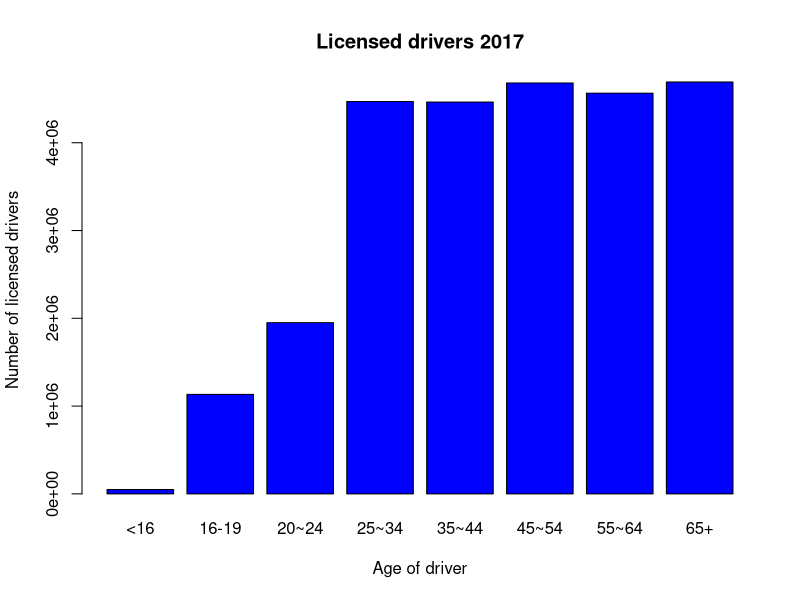

Write the R code that produced this figure. (Note: this script raises an error after producing the figure.)
# Create models
# analysis-template/model/

# Use this file for generating models from your tidied data
#Dirver age & gender distribution 2017
#Number of Licenced Drivers by Gender and by Age 2017, 
#data was obtained from the following link: 
#https://www.tc.gc.ca/eng/motorvehiclesafety/canadian-motor-vehicle-traffic-collision-statistics-2017.html
Male_driver <- c(26489L,588792L,1014217L,2279447L,2254865L,2393092L,2339975L,2471717L)
Female_driver <-  c(23153L,544804L,936415L,2190249L,2208617L,2287732L,2224636L,2220191L)
driver_2017 <- data.frame(Male_driver,Female_driver)
age_grp <- c("<16","16-19","20~24","25~34","35~44","45~54","55~64","65+")
rownames(driver_2017) <- age_grp
barplot(height = (Male_driver+Female_driver),names.arg = age_grp,xlab = "Age of driver", ylab ="Number of licensed drivers", col="blue",main = "Licensed drivers 2017")

ncdb$P_AGE=as.numeric((as.character(ncdb$P_AGE)))  #convert to numeric
Driver_AGE=ncdb$P_AGE[ncdb$P_PSN=="11"&ncdb$C_YEAR==2017]  #Retrieve only driver age (seat position= '11')

#Driver_AGE_count <- table(Driver_AGE)
#creat bin for age groups
breaks <- c(0,16,20,25,35,45,55,65,100)
tags <- c("[0~5)","[5~10)","[10~15)","[15~20)","[20~25)","[25~30)","[30~35)","[35~40)","[40~45)","[45~50)","[50~55)","[55~60)","[60~65)","[65~70)","[70~75)","[75~80)","[80~85)","[85~90)","[90~95)","[95~100)")
group_tags <- cut(Driver_AGE,breaks = breaks,include.lowest = TRUE,right=FALSE,labels = age_grp)
Driver_AGE_count <- table(group_tags)
barplot(Driver_AGE_count,xlab = "Age of driver", ylab ="Number of collision records", col="blue", main = "Collision records by age group 2017")

#Driver gender distribution
Male_driver_2017 <- sum(Male_driver)
Female_driver_2017 <- sum(Female_driver)
pct <- round(c(Male_driver_2017,Female_driver_2017)/(Male_driver_2017+Female_driver_2017)*100)
lbls <- paste(c("Male","Female"),pct,"%")
pie3D(pct,labels=lbls,explode=0.1,main="Driver license holders by gender 2017",start =15,col = c("red","green"))


Driver_sex <- ncdb$P_SEX[ncdb$P_PSN=="11" & ncdb$C_YEAR==2017]
Sex_count <- table(Driver_sex)
pct <- round(Sex_count/sum(Sex_count)*100)
lbls <- paste(c("Female","Male","N/A","Unknown"),pct,"%")
#pie(Sex_count, labels=lbls[c(1,2,4)],init.angle = 90,col=rainbow(length(lbls)))
pie3D(Sex_count,labels=lbls,explode=0.1,main="Gender distribtion of collisions 2017",col = c("green","red","yellow","purple"))

#Collision hour distribution
class(ncdb$C_HOUR)
ncdb$C_HOUR=as.numeric(as.character(ncdb$C_HOUR))
hourcount <- table(ncdb$C_HOUR[ncdb$P_PSN=="11"| ncdb$P_PSN == "UU" | ncdb$P_PSN == "NN" ])
barplot(hourcount,xlab = "Hour of the day", ylab ="Number of records", col="blue")

#Age of car involved in collision
ncdb$V_YEAR=as.numeric(as.character(ncdb$V_YEAR))
Age_of_Car <-  ncdb$C_YEAR - ncdb$V_YEAR
Age_of_Car_count <- table(Age_of_Car[ncdb$P_PSN=="11"| ncdb$P_PSN == "UU" | ncdb$P_PSN == "NN" ])
barplot(Age_of_Car_count[0:20],xlab = "Age of Car",ylab = "Number of records", col="blue")

#Collision Serverity
unique(ncdb$P_ISEV)
SEV_count <- table(ncdb$P_ISEV[ncdb$P_PSN=="11"| ncdb$P_PSN == "UU" | ncdb$P_PSN == "NN" ])
pct <- round(SEV_count/sum(SEV_count)*100)
lbls <- paste(c("No Injury","Injury","Fatality","N/A","Unknown"),pct,"%")
#pie(SEV_count, labels=lbls,init.angle = 90,col=c("green","Pink","red","yellow","blue"))
pie3D(SEV_count,labels=lbls,explode=0.1)

#type of collision
Collision_type_count <- table(ncdb$C_CONF[ncdb$P_PSN=="11"| ncdb$P_PSN == "UU" | ncdb$P_PSN == "NN" ])
collision_type_lbl <- c("Hit a moving object","Hit a stationary object","Ran off left shoulder","Ran off right shoulder",
                        "Rollover on roadway","Any other single vehicle collision","Rear-end collision",
                        "Side swipe","1 vehicle to the left /left turn conflict",
                        "1 vehicle to the right / right turn conflict","Any other two vehicle - same direction ",
                        "Head-on collision","Approaching side-swipe","Left turn across opposing traffic","Right turn, including turning conflicts",
                        "Right angle collision","Any other 2-vehicle - diff-direction ","Hit a parked motor vehicle","Other","Unknown")
par(mar=c(16,10,1,1))
barplot(Collision_type_count,names.arg=collision_type_lbl,las=2,col="blue")
